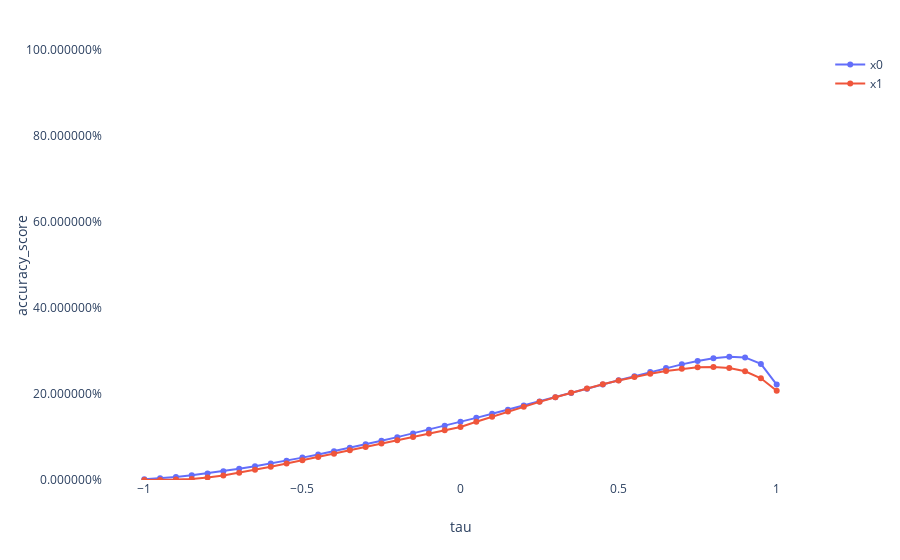

Here is the notebook cell this chart was saved with:
### Code cell
explainer.plot_performance(X, y_test, y_pred, metrics.accuracy_score, inline=True)
